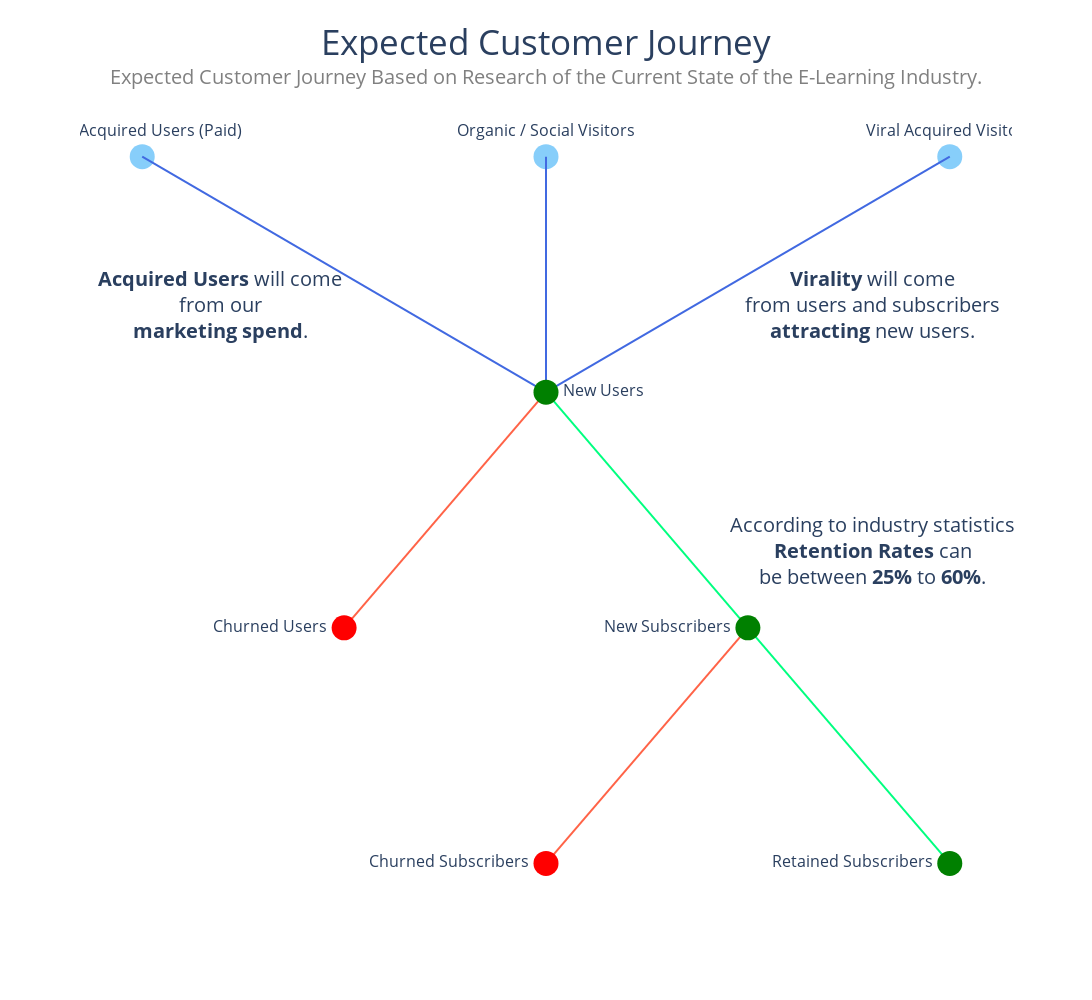

Notebook cell for this chart:
### Code cell
import plotly.graph_objects as go

nodos_x = [1, 2, 3]
nodos_y = [3, 3, 3]
nodos_texto = ["New Acquired Users (Paid)", "Organic / Social Visitors", "Viral Acquired Visitors"]

nodo_new_users_x = [2]
nodo_new_users_y = [1]
nodo_new_users_text = ["New Users"]

conexiones_x = [nodos_x[0], nodo_new_users_x[0], None,  
                nodos_x[1], nodo_new_users_x[0], None,  
                nodos_x[2], nodo_new_users_x[0], None]  
conexiones_y = [nodos_y[0], nodo_new_users_y[0], None,  
                nodos_y[1], nodo_new_users_y[0], None,
                nodos_y[2], nodo_new_users_y[0], None]

fig = go.Figure(go.Scatter(x=nodos_x, y=nodos_y, mode='markers+text', 
                           text=nodos_texto, textposition='top center', 
                           marker=dict(size=25, color='LightSkyBlue'), name='Nodos',textfont=dict(size=16)))

fig.add_trace(go.Scatter(x=conexiones_x, y=conexiones_y, mode='lines', line=dict(color='royalblue', width=2), name='Conexiones'))
fig.add_trace(go.Scatter(x=[2, 1.5], y=[1, -1], mode='lines', line=dict(color='tomato', width=2), name='Conexiones'))
fig.add_trace(go.Scatter(x=[2, 2.5], y=[1, -1], mode='lines', line=dict(color='springgreen', width=2), name='Conexiones'))
fig.add_trace(go.Scatter(x=[2.5, 2], y=[-1, -3], mode='lines', line=dict(color='tomato', width=2), name='Conexiones'))
fig.add_trace(go.Scatter(x=[2.5, 3], y=[-1, -3], mode='lines', line=dict(color='springgreen', width=2), name='Conexiones'))

fig.update_layout(title="Expected Customer Journey",
                    xaxis=dict(showgrid=False, zeroline=False, showticklabels=False),
                    yaxis=dict(showgrid=False, zeroline=False, showticklabels=False),
                    showlegend=False,    plot_bgcolor='white',  
                    paper_bgcolor='white',
                    title_font=dict(size=35),
                    height=1000,  
                    width=1200,)

fig.update_layout(title={'x':0.5, 'y':0.97, 'xanchor': 'center'})

fig.add_trace(go.Scatter(x=nodo_new_users_x, y=nodo_new_users_y, mode='markers+text', 
                         text=nodo_new_users_text, textposition='middle right',
                         marker=dict(size=25, color='Green'), name='Nodos',textfont=dict(size=16)))

new_nodes_x = [1.5,2.5]
new_nodes_y = [-1, -1]
nodo_nodes_text = ["Churned Users", "New Subscribers"]

fig.add_trace(go.Scatter(x=new_nodes_x, y=new_nodes_y, mode='markers+text', 
                         text=nodo_nodes_text, textposition='middle left',
                         marker=dict(size=25, color=['Red', 'green']), name='Nodos',textfont=dict(size=16)))

final_nodes_x = [2,3]
final_nodes_y = [-3, -3]
final_nodes_text = ["Churned Subscribers", "Retained Subscribers"]

fig.add_trace(go.Scatter(x=final_nodes_x, y=final_nodes_y, mode='markers+text', 
                         text=final_nodes_text, textposition='middle left',
                         marker=dict(size=25, color=['Red', 'green']), name='Nodos',textfont=dict(size=16)))

fig.add_annotation(
    text="Expected Customer Journey Based on Research of the Current State of the E-Learning Industry.",
    xref="paper", yref="paper",
    x=0.5, y=1.01,  
    showarrow=False,
    font=dict(size=20, color="grey"),
    xanchor='center', yanchor='bottom',
)

fig.add_annotation(
    text="According to industry statistics<br><b>Retention Rates</b> can<br>be between <b>25%</b> to <b>60%</b>.",
    xref="paper", yref="paper",
    x=0.85, y=0.40,  
    showarrow=False,
    font=dict(size=20),
    xanchor='center', yanchor='bottom',
)

fig.add_annotation(
    text="<b>Virality</b> will come<br>from users and subscribers<br><b>attracting</b> new users.",
    xref="paper", yref="paper",
    x=0.85, y=0.70,  
    showarrow=False,
    font=dict(size=20),
    xanchor='center', yanchor='bottom',
)

fig.add_annotation(
    text="<b>Acquired Users</b> will come<br>from our<br><b>marketing spend</b>.",
    xref="paper", yref="paper",
    x=0.15, y=0.70,  
    showarrow=False,
    font=dict(size=20),
    xanchor='center', yanchor='bottom',
)

fig.show()

### Figure 1 — Plotly figure (JSON) as saved in the notebook; plotly's stock layout.template omitted (floating-point values rounded to 4 significant figures)
{"data": [{"marker": {"color": "LightSkyBlue", "size": 25}, "mode": "markers+text", "name": "Nodos", "text": ["New Acquired Users (Paid)", "Organic / Social Visitors", "Viral Acquired Visitors"], "textfont": {"size": 16}, "textposition": "top center", "type": "scatter", "x": [1, 2, 3], "y": [3, 3, 3]}, {"line": {"color": "royalblue", "width": 2}, "mode": "lines", "name": "Conexiones", "type": "scatter", "x": [1, 2, null, 2, 2, null, 3, 2, null], "y": [3, 1, null, 3, 1, null, 3, 1, null]}, {"line": {"color": "tomato", "width": 2}, "mode": "lines", "name": "Conexiones", "type": "scatter", "x": [2, 1.5], "y": [1, -1]}, {"line": {"color": "springgreen", "width": 2}, "mode": "lines", "name": "Conexiones", "type": "scatter", "x": [2, 2.5], "y": [1, -1]}, {"line": {"color": "tomato", "width": 2}, "mode": "lines", "name": "Conexiones", "type": "scatter", "x": [2.5, 2], "y": [-1, -3]}, {"line": {"color": "springgreen", "width": 2}, "mode": "lines", "name": "Conexiones", "type": "scatter", "x": [2.5, 3], "y": [-1, -3]}, {"marker": {"color": "Green", "size": 25}, "mode": "markers+text", "name": "Nodos", "text": ["New Users"], "textfont": {"size": 16}, "textposition": "middle right", "type": "scatter", "x": [2], "y": [1]}, {"marker": {"color": ["Red", "green"], "size": 25}, "mode": "markers+text", "name": "Nodos", "text": ["Churned Users", "New Subscribers"], "textfont": {"size": 16}, "textposition": "middle left", "type": "scatter", "x": [1.5, 2.5], "y": [-1, -1]}, {"marker": {"color": ["Red", "green"], "size": 25}, "mode": "markers+text", "name": "Nodos", "text": ["Churned Subscribers", "Retained Subscribers"], "textfont": {"size": 16}, "textposition": "middle left", "type": "scatter", "x": [2, 3], "y": [-3, -3]}], "layout": {"annotations": [{"font": {"color": "grey", "size": 20}, "showarrow": false, "text": "Expected Customer Journey Based on Research of the Current State of the E-Learning Industry.", "x": 0.5, "xanchor": "center", "xref": "paper", "y": 1.01, "yanchor": "bottom", "yref": "paper"}, {"font": {"size": 20}, "showarrow": false, "text": "According to industry statistics<br><b>Retention Rates</b> can<br>be between <b>25%</b> to <b>60%</b>.", "x": 0.85, "xanchor": "center", "xref": "paper", "y": 0.4, "yanchor": "bottom", "yref": "paper"}, {"font": {"size": 20}, "showarrow": false, "text": "<b>Virality</b> will come<br>from users and subscribers<br><b>attracting</b> new users.", "x": 0.85, "xanchor": "center", "xref": "paper", "y": 0.7, "yanchor": "bottom", "yref": "paper"}, {"font": {"size": 20}, "showarrow": false, "text": "<b>Acquired Users</b> will come<br>from our<br><b>marketing spend</b>.", "x": 0.15, "xanchor": "center", "xref": "paper", "y": 0.7, "yanchor": "bottom", "yref": "paper"}], "height": 1000, "paper_bgcolor": "white", "plot_bgcolor": "white", "showlegend": false, "title": {"font": {"size": 35}, "text": "Expected Customer Journey", "x": 0.5, "xanchor": "center", "y": 0.97}, "width": 1200, "xaxis": {"showgrid": false, "showticklabels": false, "zeroline": false}, "yaxis": {"showgrid": false, "showticklabels": false, "zeroline": false}}}
